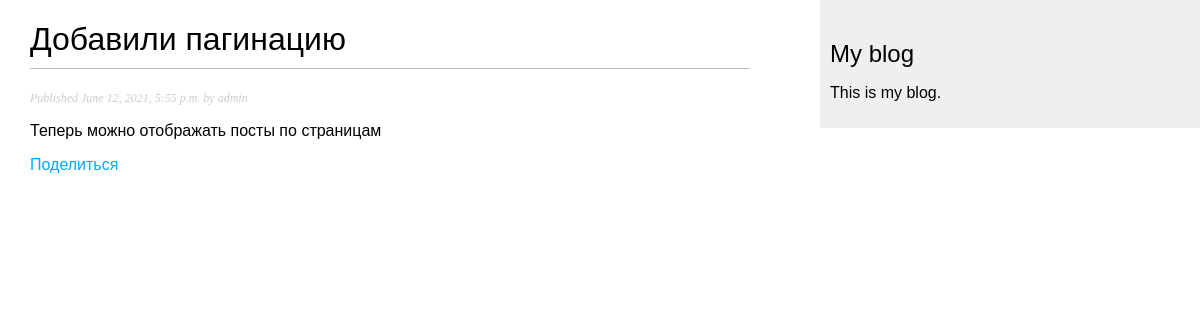
The page /blog/2021/6/12/dobavili-paginaciyu/ on the database its author committed.
### blog/models.py (models this page shows, shortened)
class Post(models.Model):
    objects = models.Manager()
    published = PublishedManager()
    STATUS_CHOICES = (
        ('draft', 'Draft'),
        ('published', 'Published'),
    )
    title = models.CharField(max_length=250)
    slug = models.SlugField(max_length=250, unique_for_date='publish')
    author = models.ForeignKey(User, on_delete=models.CASCADE, related_name='blog_posts')
    body = models.TextField()
    publish = models.DateTimeField(default=timezone.now)
    created = models.DateTimeField(auto_now_add=True)
    updated = models.DateTimeField(auto_now=True)
    status = models.CharField(max_length=10, choices=STATUS_CHOICES, default='draft')
    class Meta:
        ordering = ('-publish',)

### blog/views.py (the view)
# urls.py: path('<int:year>/<int:month>/<int:day>/<slug:post>/', views.post_detail, name='post_detail'),
def post_detail(request, year, month, day, post):
    post = get_object_or_404(Post, slug=post, status='published', publish__year=year, publish__month=month, publish__day=day)
    return render(request, 'blog/post/detail.html', {'post': post})

### blog/templates/blog/post/detail.html (shortened to what this page needs)
{% extends "blog/base.html" %}
{% block content %}
<h1>{{ post.title }}</h1>
<p class="date">Published {{ post.publish }} by {{ post.author }}</p>
{{ post.body|linebreaks }}
<p>
    <a href="{% url 'blog:post_share' post.id %}">Поделиться</a>
</p>
{% endblock %}

### blog/static/css/blog.css (style rules this page uses)
body { margin:0; padding:0; font-family:helvetica, sans-serif; }
a { color:#00abff; text-decoration:none; }
h1 { font-weight:normal; border-bottom:1px solid #bbb; padding:0 0 10px 0; }
p.date { color:#ccc; font-family: georgia, serif; font-size: 12px; font-style: italic; }

### rows shown on the page
Post: title "Добавили пагинацию", publish "June 12, 2021, 5:55 p.m.", author "admin", body "Теперь можно отображать посты по страницам"
